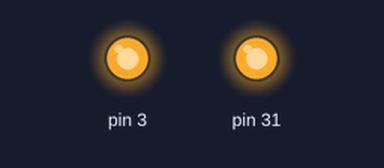
Bench run of a sketch on a simulated Arduino Mega 2560, built with avr-gcc and run on an emulated ATmega2560. Shown: output pins drawn as LEDs (lit = HIGH).

Above: at 0.05 s.
At 1.5 s:
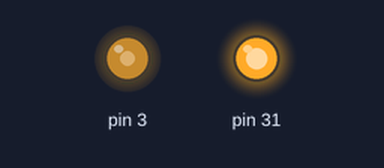
At 3.0 s:
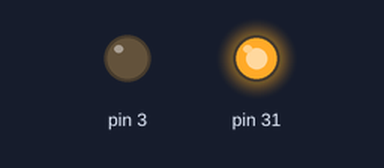
Timing chart, 0 to 3.5 s (numbered marks = the images above):
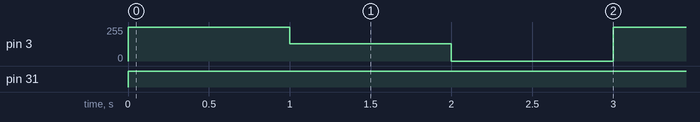

Measured:
- by itself, pin 3: repeats every 3.0 s: 128/255 1.0 s, 0/255 1.0 s, 255/255 1.0 s
- by itself, pin 31: LOW → HIGH at 0.00 s

The sketch:

moter_test.ino
```cpp
void setup() {
  // put your setup code here, to run once:
  pinMode(3, OUTPUT);
  pinMode(31, OUTPUT);
}

void moter_direction(){
  digitalWrite(31, HIGH);
}

void moter_pwm(){
  analogWrite(3, 256);
  delay(1000);
  analogWrite(3, 128);
  delay(1000);
  analogWrite(3, 0);
  delay(1000);
}

void loop() {
  // put your main code here, to run repeatedly:
  moter_direction();
  moter_pwm();
}
//あほ //
// ahooo
// bsakaaaaa
```
